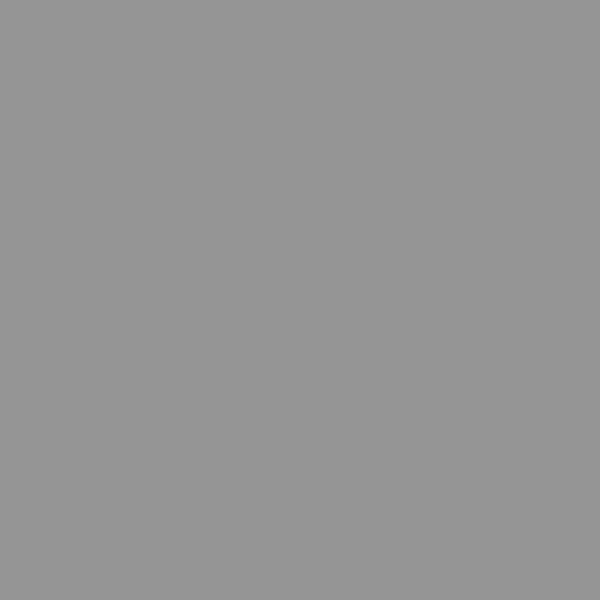
Frame 1 (no input)
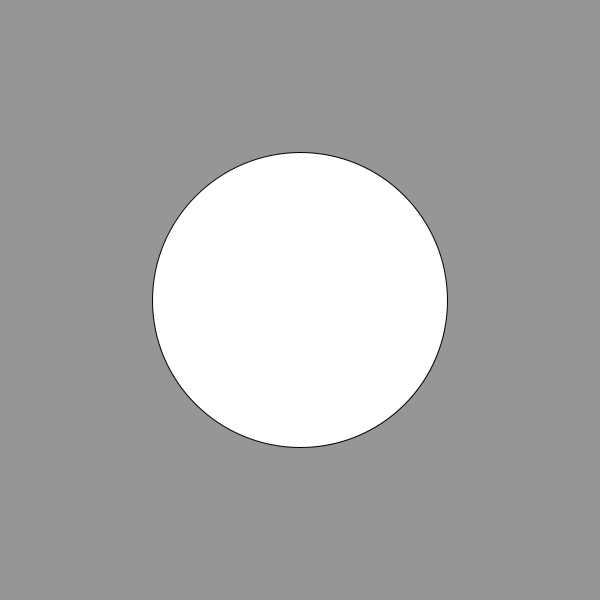
Frame 60 (the mouse pressed at the canvas centre just before this capture)
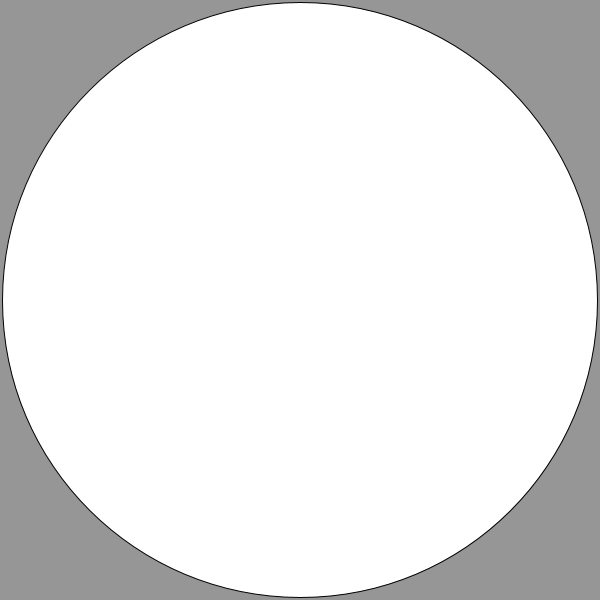
Frame 120 (the mouse held since frame 60 and released just before this capture)

The Processing sketch that drew these frames (run headless with seeded random() and noise(); from frame 60 on, the mouse is pressed at the canvas centre):

// Processing sketch: sketch_1
// ── sketch_1.pde
// the ellipse in this sketch currently grows forever.

// add a conditional that makes the ellipse grow only 
// until the diameter reaches the width of the canvas, 
// then makes it shrink until reaching 0, then grow 
// again, back and forth.

float d = 0;
float incr = 5;

void setup() {
  size(600, 600);
}

void draw() {
  background(150);
  ellipse(width/2, height/2, d, d);
  d += incr;
  if (d > 600)
  {
    d -= 1200;
  }
}
